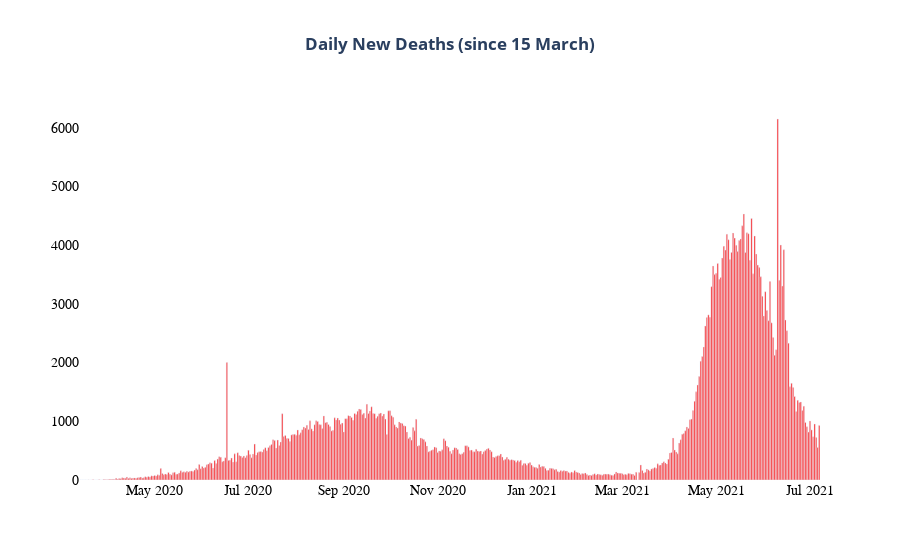

The code cell stored with this chart in its notebook:
### Code cell
import plotly.graph_objects as go


fig = go.Figure([go.Bar(x= df2.date, y= df2.new_deaths,marker_color='red')])
fig.update_xaxes(tickfont=dict(family='Rockwell', color='black', size=14))
fig.update_yaxes(tickfont=dict(family='Rockwell', color='black', size=14))


fig.update_layout(
    title_text='<b>Daily New Deaths (since 15 March)<b>',
                  title_x=0.5,
                 paper_bgcolor='white',
                 plot_bgcolor = "white",
    
)

fig.show()

### Figure 1 — Plotly figure (JSON) as saved in the notebook; plotly's stock layout.template omitted (floating-point values rounded to 4 significant figures; data arrays with more than 128 entries replaced by an {"elided": "..."} marker saying what was removed)
{"data": [{"marker": {"color": "red"}, "type": "bar", "x": {"elided": "481 str values"}, "y": {"elided": "481 int values"}}], "layout": {"paper_bgcolor": "white", "plot_bgcolor": "white", "title": {"text": "<b>Daily New Deaths (since 15 March)<b>", "x": 0.5}, "xaxis": {"tickfont": {"color": "black", "family": "Rockwell", "size": 14}}, "yaxis": {"tickfont": {"color": "black", "family": "Rockwell", "size": 14}}}}
